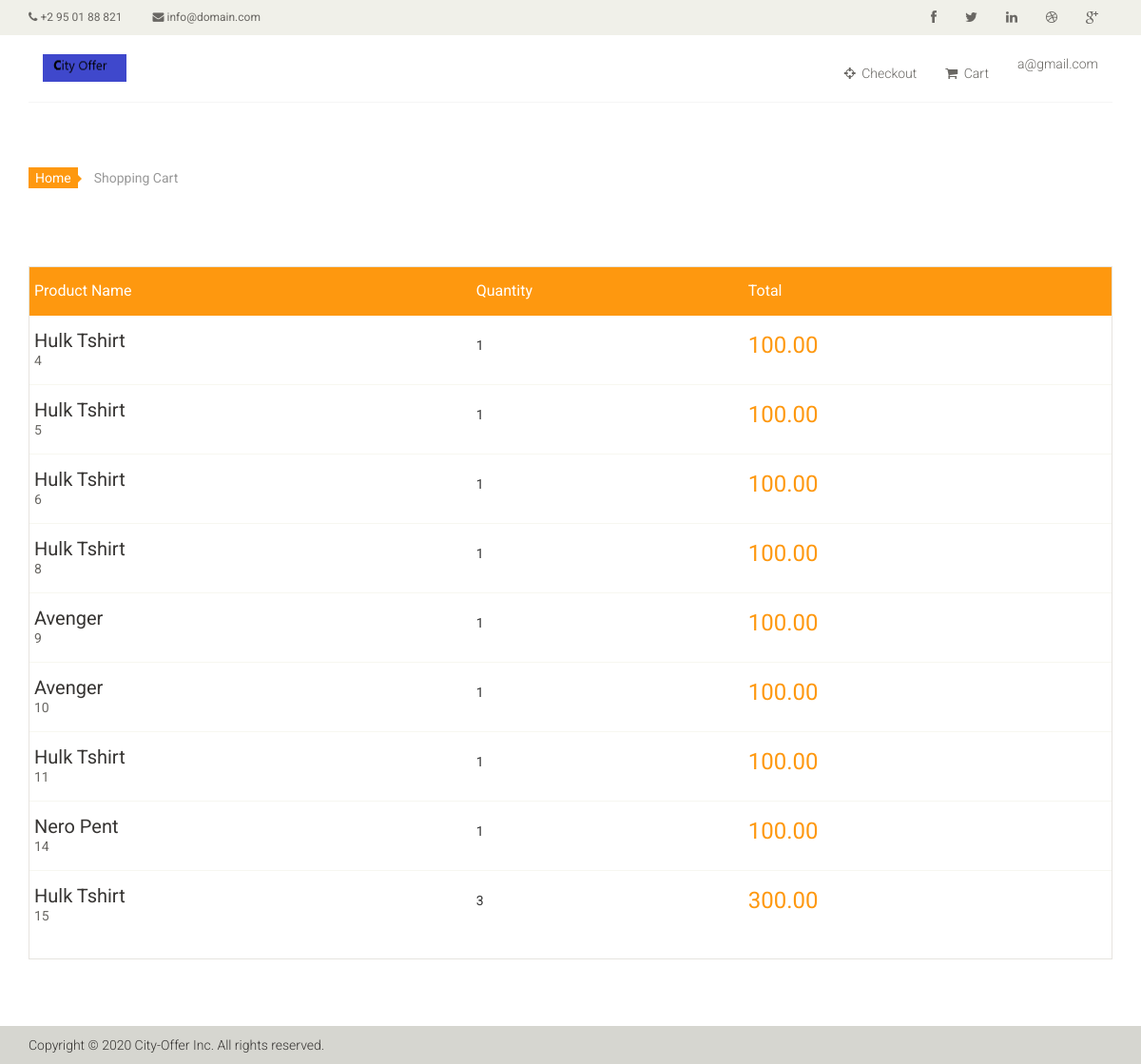
/chackout/ (signed in), run on the app's committed database.
### app1/models.py (models this page shows)
class Order(models.Model):
    semail = models.ForeignKey(
        ShopKeeper, on_delete=models.CASCADE, blank=True)
    cemail = models.ForeignKey(Customer, on_delete=models.CASCADE, blank=True)
    name = models.CharField(max_length=100)
    price = models.DecimalField(decimal_places=2, max_digits=10)
    quantity = models.IntegerField()
    status = models.CharField(max_length=20, default="pending")

### app1/views.py (the view)
# urls.py: path("chackout/", chackout, name="chackout"),
def chackout(request):
    cemail2 = Customer.objects.get(cemail=request.session['customeremail'])
    data = Order.objects.filter(
        cemail=cemail2).filter(status="pending").update(status="success")
    show_data = Order.objects.filter(
        cemail=cemail2).filter(status="success")
    return render(request, 'chackout.html', {'data': show_data, 'User': cemail2})

### app1/templates/chackout.html (shortened to what this page needs)
{% load static %}
<!DOCTYPE html>
<html lang="en">
<head>
    <link href="{% static 'css/bootstrap.min.css' %}" rel="stylesheet">
    <link href="{% static 'css/font-awesome.min.css' %}" rel="stylesheet">
    <link href="{% static 'css/prettyPhoto.css' %}" rel="stylesheet">
    <link href="{% static 'css/price-range.css' %}" rel="stylesheet">
    <link href="{% static 'css/animate.css' %}" rel="stylesheet">
    <link href="{% static 'css/main.css' %}" rel="stylesheet">
    <link href="{% static 'css/responsive.css' %}" rel="stylesheet">
</head>
<body>
    <header id="header">
        <div class="header_top">
            <div class="container">
                <div class="row">
                    <div class="col-sm-6">
                        <div class="contactinfo">
                            <ul class="nav nav-pills">
                                <li><a href="#"><i class="fa fa-phone"></i> +2 95 01 88 821</a></li>
                                <li><a href="#"><i class="fa fa-envelope"></i> info@domain.com</a></li>
                            </ul>
                        </div>
                    </div>
                    <div class="col-sm-6">
                        <div class="social-icons pull-right">
                            <ul class="nav navbar-nav">
                                <li><a href="#"><i class="fa fa-facebook"></i></a></li>
                                <li><a href="#"><i class="fa fa-twitter"></i></a></li>
                                <li><a href="#"><i class="fa fa-linkedin"></i></a></li>
                                <li><a href="#"><i class="fa fa-dribbble"></i></a></li>
                                <li><a href="#"><i class="fa fa-google-plus"></i></a></li>
                            </ul>
                        </div>
                    </div>
                </div>
            </div>
        </div>
        <div class="header-middle">
            <div class="container">
                <div class="row">
                    <div class="col-md-4 clearfix">
                        <div class="logo pull-left">
                            <a href="index.html"><img src="{% static 'images/home/logo1.png' %}" alt="" /></a>
                        </div>
                    </div>
                    <div class="col-md-8 clearfix">
                        <div class="shop-menu clearfix pull-right">
                            <ul class="nav navbar-nav">
                                {% if request.session.customeremail %}
                                <li><a href="{% url 'chackout' %}"><i class="fa fa-crosshairs"></i> Checkout</a></li>
                                <li><a href="{% url 'corders' %}"><i class="fa fa-shopping-cart"></i> Cart</a></li>
                                <li>
                                    <div class="dropdown">
                                        <a href="{% url 'login' %} "
                                            class="dropbtn">{{ request.session.customeremail  }}</a>
                                    </div>
                            </ul>
                            {% else %}
                            <li><a href="cregistration.html"><i class="fa fa-crosshairs"></i> Checkout</a>
                            <li><a href="cregistration.html"><i class="fa fa-shopping-cart"></i> Cart</a></li>
                            <li><a href="{% url 'login' %} "><i class="fa fa-lock"> Login</i>
                                </a></li>
                            {% endif %}
                        </div>
                    </div>
                </div>
            </div>
        </div>
        <div class="header-bottom">
            <div class="container">
                <div class="row">
                    <div class="col-sm-9">
                    </div>
                    <div class="col-sm-3">
                    </div>
                </div>
            </div>
        </div>
    </header>
    <section id="cart_items">
        <div class="container">
            <div class="breadcrumbs">
                <ol class="breadcrumb">
                    <li><a href="#">Home</a></li>
                    <li class="active">Shopping Cart</li>
                </ol>
            </div>
            <div class="table-responsive cart_info">
                <table class="table table-condensed">
                    <thead>
                        <tr class="cart_menu">
                            <td class="description">Product Name</td>
                            <td class="quantity">Quantity</td>
                            <td class="total">Total</td>
                            <td></td>
                        </tr>
                    </thead>
                    <tbody>
                        {% for d in data %}
                        <tr>
                            <td class="cart_description">
                                <h4><a href="">{{ d.name }}</a></h4>
                                <p>{{ d.id }}</p>
                            </td>
                            <td class="cart_quantity">
                                <p>{{d.quantity }}</p>
                            </td>
                            <td class="cart_total">
                                <p class="cart_total_price">{{ d.price }}</p>
                            </td>
                        </tr>
                        {% endfor %}
                    </tbody>
                </table>
            </div>
        </div>
    </section>
    <br>
    <footer id="footer">
        <div class="footer-bottom">
            <div class="container">
                <div class="row">
                    <p class="pull-left">Copyright © 2020 City-Offer Inc. All rights reserved.</p>
                </div>
            </div>
        </div>
    </footer>
</body>
</html>

### app1/static/css/main.css (style rules this page uses)
body { font-family: 'Roboto', sans-serif; position: relative; font-weight: 400px; }
ul li { list-style: none; }
a { -webkit-transition: 300ms; transition: 300ms; }
h1, h2, h3, h4, h5, h6 { font-family: 'Roboto', sans-serif; }
.header_top { background: none repeat scroll 0 0 #F0F0E9; }
.contactinfo ul li:first-child { margin-left: -15px; }
.contactinfo ul li a { font-size: 12px; color: #696763; font-family: 'Roboto', sans-serif; }
.social-icons ul li a { border: 0 none; border-radius: 0; color: #696763; padding: 0px; }
.social-icons ul li { display: inline-block; }
.social-icons ul li a i { padding: 11px 15px; transition: all 0.9s ease 0s; -moz-transition: all 0.9s ease 0s; -webkit-transition: all 0.9s ease 0s; -o-transition: all 0.9s ease 0s; }
.header-middle .container .row { border-bottom: 1px solid #f5f5f5; margin-left: 0; margin-right: 0; padding-bottom: 20px; padding-top: 20px; }
.shop-menu ul li { display: inline-block; padding-left: 15px; padding-right: 15px; }
.shop-menu ul li:last-child { padding-right: 0; }
.shop-menu ul li a { background: #FFFFFF; color: #696763; font-family: 'Roboto', sans-serif; font-size: 14px; font-weight: 300; padding: 0; padding-right: 0; margin-top: 10px; }
.shop-menu ul li a i { margin-right: 3px; }
.header-bottom { padding-bottom: 30px; padding-top: 30px; }
#footer { background: #F0F0E9; }
.footer-bottom { background: #D6D6D0; padding-top: 10px; }
.footer-bottom p { color: #363432; font-family: 'Roboto', sans-serif; font-weight: 300; margin-left: 15px; }
.breadcrumbs { position: relative; }
.breadcrumbs .breadcrumb { background: transparent; margin-bottom: 75px; padding-left: 0; }
.breadcrumbs .breadcrumb li a { background: #FE980F; color: #FFFFFF; padding: 3px 7px; }
.breadcrumbs .breadcrumb li a:after { content: ""; height: auto; width: auto; border-width: 8px; border-style: solid; border-color: transparent transparent transparent #FE980F; position: absolute; top: 11px; left: 48px; }
.breadcrumbs .breadcrumb>li+li:before { content: " "; }
#cart_items .cart_info { border: 1px solid #E6E4DF; margin-bottom: 50px }
#cart_items .cart_info .cart_menu { background: #FE980F; color: #fff; font-size: 16px; font-family: 'Roboto', sans-serif; font-weight: normal; }
#cart_items .cart_info .table.table-condensed thead tr { height: 51px; }
#cart_items .cart_info .table.table-condensed tr { border-bottom: 1px solid#F7F7F0 }
#cart_items .cart_info .table.table-condensed tr:last-child { border-bottom: 0 }
.cart_info table tr td { border-top: 0 none; vertical-align: inherit; margin-right: 5px; }
#cart_items .cart_info .cart_description h4 { margin-bottom: 0 }
#cart_items .cart_info .cart_description h4 a { color: #363432; font-family: 'Roboto', sans-serif; font-size: 20px; font-weight: normal; }
#cart_items .cart_info .cart_description p { color: #696763 }
#cart_items .cart_info .cart_total_price { color: #FE980F; font-size: 24px; }

### app1/templates/chackout.html (style rules this page uses)
.dropbtn { background-color: rgb(233, 240, 233); color: white; padding: 0px; font-size: 16px; border: none; }
.dropdown { position: relative; display: inline-block; }

### data on the page
Order: name "Hulk Tshirt", id "4", quantity "1", price "100.00"
Order: name "Hulk Tshirt", id "5", quantity "1", price "100.00"
Order: name "Hulk Tshirt", id "6", quantity "1", price "100.00"
Order: name "Hulk Tshirt", id "8", quantity "1", price "100.00"
Order: name "Avenger", id "9", quantity "1", price "100.00"
Order: name "Avenger", id "10", quantity "1", price "100.00"
Order: name "Hulk Tshirt", id "11", quantity "1", price "100.00"
Order: name "Nero Pent", id "14", quantity "1", price "100.00"
Order: name "Hulk Tshirt", id "15", quantity "3", price "300.00"

### other printed values
{{ request.session.customeremail }} "a@gmail.com"
